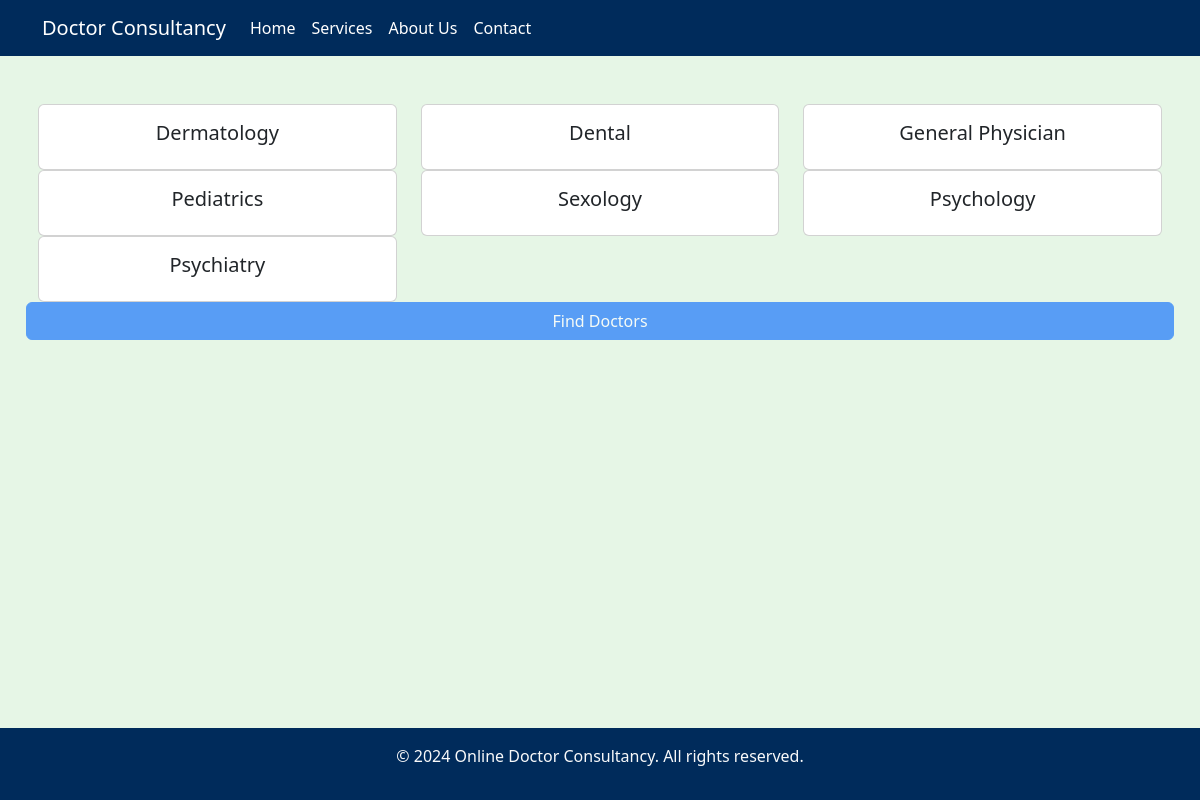
Screenshot of /choose-services with the database file from the repository.
### home/models.py (models this page shows, shortened)
class Specialization(models.Model):
    specialization_id = models.CharField(primary_key=True, max_length=50)
    name = models.CharField(max_length=100)

### home/views.py (the view)
# urls.py: path('choose-services', choose_services,name="choose-services"),
def choose_services(request):
    s = Specialization.objects.all()
    return render(request,'home/services.html',{'specialization':s})

### home/templates/home/services.html (shortened to what this page needs)
{% extends "./base.html" %}
{% load static %}
{% block content %}
        <div class="row">
            {% for val in specialization %}
            <div class="col-md-4 tile" data-name={{val.name}} data-id={{val.specialization_id}}>
                <div class="card text-center">
                    <div class="card-body">
                        <h5 class="card-title">{{val.name}}</h5>
                    </div>
                </div>
            </div>
            {% endfor %}
            <button class="btn-primary btn" id="find-doctors-btn" disabled>Find Doctors</button>
            {% endblock content %}

### home/static/css/style.css (style rules this page uses)
body { background-color: #e6f6e6; }
.btn-primary { background-color: #28b463; }
.tile { cursor: pointer; transition: transform 0.3s ease-in-out; }

### rows the page displays
Specialization: name "Dermatology"
Specialization: name "Dental"
Specialization: name "General Physician"
Specialization: name "Pediatrics"
Specialization: name "Sexology"
Specialization: name "Psychology"
Specialization: name "Psychiatry"
